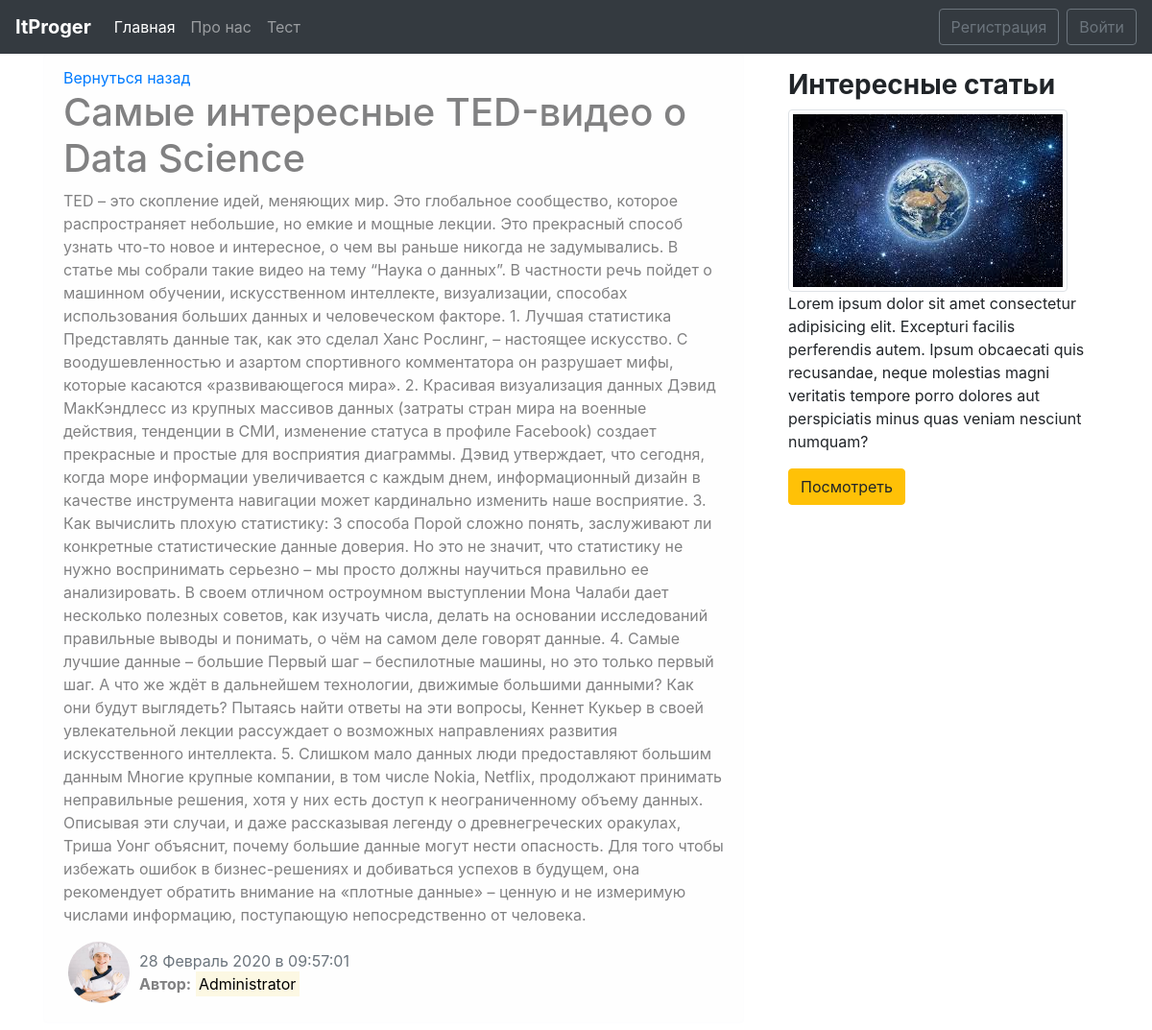
Page /news/5/ on the committed database.
### blog/models.py (models this page shows, shortened)
class News(models.Model):
    title = models.CharField(max_length=100)
    text = models.TextField()
    date = models.DateTimeField(default=timezone.now)
    author = models.ForeignKey(User, on_delete=models.CASCADE)
    def __str__(self):
        return self.title

### users/models.py (models this page shows, shortened)
class Profile(models.Model):
    user = models.OneToOneField(User, on_delete=models.CASCADE)
    img = models.ImageField(default='default.jpg', upload_to='user_images')

### blog/views.py (the view)
# urls.py: path('news/<int:pk>/', views.NewsDetailView.as_view(), name='news-detail'),
class NewsDetailView(DetailView):
    model = News
    def get_context_data(self, **kwards):
        ctx = super(NewsDetailView, self).get_context_data(**kwards)
        ctx['title'] = News.objects.filter(pk=self.kwargs['pk']).first()
        return ctx

### blog/templates/blog/news_detail.html (shortened to what this page needs)
{% extends 'blog/base.html' %}
{% block main_section %}
        <div class="alert alert-light">
            <a href="{% url 'blog-home' %}">Вернуться назад</a>
            <h1>{{ object.title }}</h1>
            <p>{{ object.text }}</p>
            <div class="row">
                <div>
                    {% if object.author.profile.img %}
                        <img src="{{ object.author.profile.img.url }}" alt="{{ object.author }}" class="user-image">
                    {% else %}
                         <img src="/pictures/default.jpg" alt="{{ object.author }}" class="user-image">
                    {% endif %}
                </div>
                <div class="mt-2">
                    <span class="text-muted">{{ object.date|date:"j F Y в H:i:s" }}</span>
                        <p><b>Автор:</b> <mark>{{ object.author }}</mark></p>
                </div>
            </div>
        </div>
{% endblock main_section %}
{% block aside_news_section %}
    <h3><b>Интересные статьи</b></h3>
        <img alt="" class="img-thumbnail">
        <p>
        Lorem ipsum dolor sit amet consectetur adipisicing elit.
        Excepturi facilis perferendis autem.
        Ipsum obcaecati quis recusandae, neque molestias magni
        veritatis tempore porro dolores aut perspiciatis
        minus quas veniam nesciunt numquam?
        </p>
        <a href="" target="_blank">
            <button class="btn btn-warning">Посмотреть</button>
        </a>
{% endblock aside_news_section %}

### blog/static/css/blog.css (style rules this page uses)
.user-image { width: 64px; height: 64px; border-radius: 50%; margin-right: 10px; margin-left: 20px; }

### rows in the picture
News: title "Самые интересные TED-видео о Data Science", text "TED – это скопление идей, меняющих мир. Это глобальное сообщество, которое распространяет небольшие, но емкие и мощные лекции. Это прекрасный способ узнать что-то новое и интересное, о чем вы раньше никогда не задумывались. В статье мы собрали такие видео на тему “Наука о данных”. В частности речь пойдет о машинном обучении, искусственном интеллекте, визуализации, способах использования больших данных и человеческом факторе. 1. Лучшая статистика Представлять данные так, как это сделал Ханс Рослинг, – настоящее искусство. С воодушевленностью и азартом спортивного комментатора он разрушает мифы, которые касаются «развивающегося мира». 2. Красивая визуализация данных Дэвид МакКэндлесс из…", author.profile.img (picture), date "28 Февраль 2020 в 09:57:01", author "Administrator"
